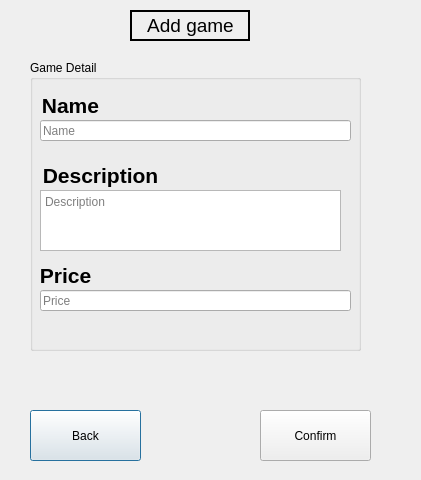
<?xml version="1.0" encoding="UTF-8"?>
<ui version="4.0">
 <class>Dialog</class>
 <widget class="QDialog" name="Dialog">
  <property name="geometry">
   <rect>
    <x>0</x>
    <y>0</y>
    <width>421</width>
    <height>480</height>
   </rect>
  </property>
  <property name="windowTitle">
   <string>Dialog</string>
  </property>
  <widget class="QFrame" name="frame">
   <property name="geometry">
    <rect>
     <x>130</x>
     <y>10</y>
     <width>120</width>
     <height>31</height>
    </rect>
   </property>
   <property name="frameShape">
    <enum>QFrame::WinPanel</enum>
   </property>
   <property name="frameShadow">
    <enum>QFrame::Plain</enum>
   </property>
   <property name="lineWidth">
    <number>1</number>
   </property>
   <property name="midLineWidth">
    <number>0</number>
   </property>
   <widget class="QLabel" name="label_2">
    <property name="geometry">
     <rect>
      <x>0</x>
      <y>0</y>
      <width>121</width>
      <height>31</height>
     </rect>
    </property>
    <property name="font">
     <font>
      <pointsize>14</pointsize>
     </font>
    </property>
    <property name="text">
     <string>Add game</string>
    </property>
    <property name="textFormat">
     <enum>Qt::AutoText</enum>
    </property>
    <property name="alignment">
     <set>Qt::AlignCenter</set>
    </property>
    <property name="wordWrap">
     <bool>false</bool>
    </property>
   </widget>
  </widget>
  <widget class="QGroupBox" name="Detail">
   <property name="geometry">
    <rect>
     <x>30</x>
     <y>60</y>
     <width>331</width>
     <height>291</height>
    </rect>
   </property>
   <property name="title">
    <string>Game Detail</string>
   </property>
   <widget class="QLabel" name="label_5">
    <property name="geometry">
     <rect>
      <x>10</x>
      <y>190</y>
      <width>51</width>
      <height>51</height>
     </rect>
    </property>
    <property name="font">
     <font>
      <pointsize>16</pointsize>
      <weight>75</weight>
      <bold>true</bold>
     </font>
    </property>
    <property name="text">
     <string>Price</string>
    </property>
    <property name="alignment">
     <set>Qt::AlignCenter</set>
    </property>
    <property name="wordWrap">
     <bool>false</bool>
    </property>
   </widget>
   <widget class="QLabel" name="label_4">
    <property name="geometry">
     <rect>
      <x>10</x>
      <y>90</y>
      <width>121</width>
      <height>51</height>
     </rect>
    </property>
    <property name="font">
     <font>
      <pointsize>16</pointsize>
      <weight>75</weight>
      <bold>true</bold>
     </font>
    </property>
    <property name="text">
     <string>Description</string>
    </property>
    <property name="alignment">
     <set>Qt::AlignCenter</set>
    </property>
    <property name="wordWrap">
     <bool>false</bool>
    </property>
   </widget>
   <widget class="QLabel" name="label_3">
    <property name="geometry">
     <rect>
      <x>10</x>
      <y>20</y>
      <width>61</width>
      <height>51</height>
     </rect>
    </property>
    <property name="font">
     <font>
      <pointsize>16</pointsize>
      <weight>75</weight>
      <bold>true</bold>
     </font>
    </property>
    <property name="text">
     <string>Name</string>
    </property>
    <property name="alignment">
     <set>Qt::AlignCenter</set>
    </property>
    <property name="wordWrap">
     <bool>false</bool>
    </property>
   </widget>
   <widget class="QLineEdit" name="name">
    <property name="geometry">
     <rect>
      <x>10</x>
      <y>60</y>
      <width>311</width>
      <height>21</height>
     </rect>
    </property>
    <property name="placeholderText">
     <string>Name</string>
    </property>
   </widget>
   <widget class="QLineEdit" name="price">
    <property name="geometry">
     <rect>
      <x>10</x>
      <y>230</y>
      <width>311</width>
      <height>21</height>
     </rect>
    </property>
    <property name="placeholderText">
     <string>Price</string>
    </property>
   </widget>
   <widget class="QTextEdit" name="descrip">
    <property name="geometry">
     <rect>
      <x>10</x>
      <y>130</y>
      <width>301</width>
      <height>61</height>
     </rect>
    </property>
    <property name="placeholderText">
     <string>Description</string>
    </property>
   </widget>
  </widget>
  <widget class="QPushButton" name="backBtn">
   <property name="geometry">
    <rect>
     <x>30</x>
     <y>410</y>
     <width>111</width>
     <height>51</height>
    </rect>
   </property>
   <property name="text">
    <string>Back</string>
   </property>
  </widget>
  <widget class="QPushButton" name="ConfirmBtn">
   <property name="geometry">
    <rect>
     <x>260</x>
     <y>410</y>
     <width>111</width>
     <height>51</height>
    </rect>
   </property>
   <property name="text">
    <string>Confirm</string>
   </property>
  </widget>
 </widget>
 <resources/>
 <connections/>
</ui>
